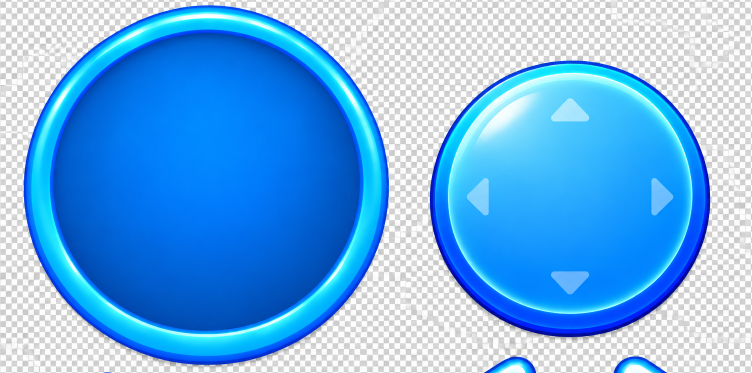
#> input picture assets/images/new/controller.png, 1503 x 746 px (shown at 1/2 size)
$ python build_joystick.py
#> lines starting #> are read from the running program, lines starting #| are printed output that depends on the picture; after the words box and inside, x2 and y2 are one past the last pixel; in counts of white or black regions, pixels touching at a corner belong together
"""Cut the flight joystick out of assets/images/new/controller.png.

The drawing holds the two pieces side by side -- the ring the stick
sits in on the left, the knob with its four arrows on the right --
on a checkerboard that is PAINTED IN (the file has no alpha). Both
pieces are round, so each is cut along its own coast:

  traced    along every degree round the piece's centre, the farthest
            pixel that is still saturated paint -- the checkerboard is
            grey and white, so saturation alone tells the two apart --
            smoothed, and drawn in a pixel and a half so none of the
            checkerboard blended into the rim comes with it
  masked    an anti-aliased mask along that trace (4x supersampled,
            1.2px feather), so the rim reads round at any size
  framed    centred on a square canvas and saved as webp

Writes "joystick-base.webp" and "joystick-knob.webp" into
assets/images, the two pieces js/pages.js builds the stick from.
Run tools/build_manifest.py after it.

Needs Pillow, NumPy and SciPy.
"""

import os

import numpy as np
from PIL import Image
from scipy import ndimage

ROOT = os.path.dirname(os.path.dirname(os.path.abspath(__file__)))
SRC = os.path.join(ROOT, "assets", "images", "new", "controller.png")
OUT = os.path.join(ROOT, "assets", "images")

# (name, centre x, centre y, rough radius, output px) -- read off the
# drawing: the centres are the middle of each piece's painted box
PIECES = [
    ("joystick-base", 412.0, 369.5, 361, 640),
    ("joystick-knob", 1140.0, 397.0, 278, 480),
]

SOLID = 0.55     # saturation above which a pixel is paint
INSET = 1.5      # px the cut is drawn in from the traced coast
FEATHER = 1.2    # px of soft edge
PAD = 4          # px of clear canvas round the piece


def trace(solid, cx, cy, rguess):
    h, w = solid.shape
    rs = []
    for a in np.arange(0, 360, 1.0):
        t = np.radians(a)
        r = np.arange(rguess * .8, rguess * 1.1, .25)
        x = np.round(cx + r * np.cos(t)).astype(int)
        y = np.round(cy + r * np.sin(t)).astype(int)
        ok = (x >= 0) & (x < w) & (y >= 0) & (y < h)
        hit = np.zeros_like(r, bool)
        hit[ok] = solid[y[ok], x[ok]]
        rs.append(r[hit].max() if hit.any() else rguess)
    rs = ndimage.median_filter(np.array(rs), 9, mode="wrap")
    return ndimage.uniform_filter1d(rs, 7, mode="wrap") - INSET


def cut(img, solid, name, cx, cy, rguess, size):
    h, w = solid.shape
    rs = trace(solid, cx, cy, rguess)

    R = rs.max() + INSET + PAD
    L, T = int(np.floor(cx - R)), int(np.floor(cy - R))
    S = int(np.ceil(2 * R)) + 1
    crop = np.zeros((S, S, 3), np.float32)
    sx0, sy0 = max(0, L), max(0, T)
    sx1, sy1 = min(w, L + S), min(h, T + S)
    crop[sy0 - T:sy1 - T, sx0 - L:sx1 - L] = img[sy0:sy1, sx0:sx1]

    ss = 4
    yy, xx = np.mgrid[0:S * ss, 0:S * ss].astype(np.float32)
    px = (xx + .5) / ss + L - .5 - cx
    py = (yy + .5) / ss + T - .5 - cy
    ang = np.degrees(np.arctan2(py, px)) % 360
    i0 = np.floor(ang).astype(int) % 360
    f = ang - np.floor(ang)
    edge = rs[i0] * (1 - f) + rs[(i0 + 1) % 360] * f
    m = np.clip((edge - np.hypot(px, py)) / FEATHER + .5, 0, 1)
    m = m.reshape(S, ss, S, ss).mean((1, 3))

    rgba = np.dstack([crop, m * 255]).clip(0, 255).astype(np.uint8)
    out = Image.fromarray(rgba).resize((size, size), Image.LANCZOS)
    path = os.path.join(OUT, name + ".webp")
    out.save(path, "WEBP", quality=90, method=6)
    print("%-14s r %.1f-%.1f px  ->  %s" % (name, rs.min(), rs.max(),
                                           os.path.relpath(path, ROOT)))


def main():
    img = np.asarray(Image.open(SRC).convert("RGB")).astype(np.float32)
    mx, mn = img.max(2), img.min(2)
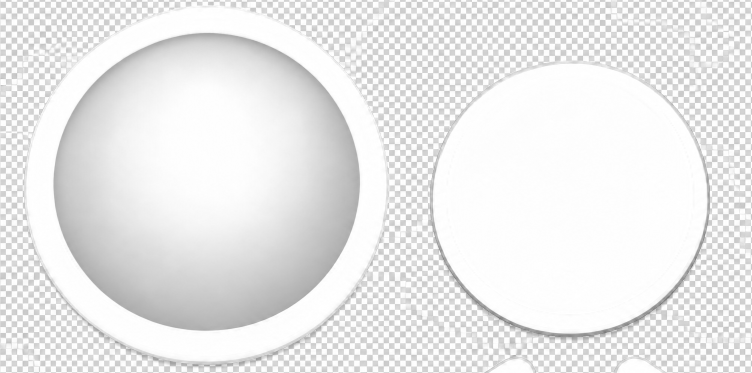
#> mx: shape (746, 1503) float32 (shown at 1/2 size); min 90, max 255, mean 234.3
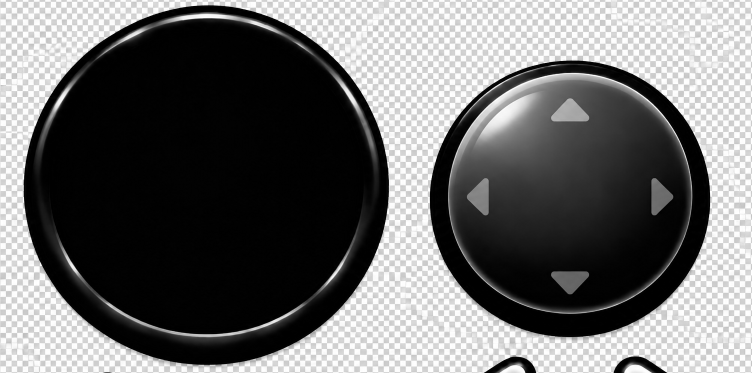
#> mn: shape (746, 1503) float32 (shown at 1/2 size); min 0, max 255, mean 107.1
    solid = (mx - mn) / np.maximum(mx, 1) > SOLID
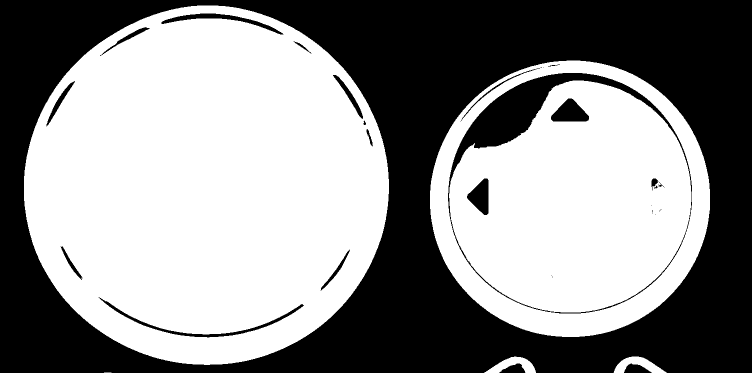
#> solid: shape (746, 1503) bool (shown at 1/2 size); 55.7% white; 33 black regions (12 under 20 px), largest, box (x1, y1, x2, y2) and area: (0, 0, 1503, 746) 462771, (896, 146, 1384, 627) 19721, (197, 594, 608, 675) 2427
    for name, cx, cy, r, size in PIECES:
        cut(img, solid, name, cx, cy, r, size)
#> this loop made 2 passes
#> (R in cut, L in cut, T in cut, S in cut, sx0 in cut, sy0 in cut, sx1 in cut, sy1 in cut) on passes 1 to 2: (369.6, 42, -1, 741, 42, 0, 783, 740), (284.8, 855, 112, 571, 855, 112, 1426, 683)
#| joystick-base  r 352.9-364.1 px  ->  assets/images/joystick-base.webp
#| joystick-knob  r 274.1-279.3 px  ->  assets/images/joystick-knob.webp
#> pass 1, in cut, `yy, xx = np.mgrid[0:S * ss, 0:S * ss].astype(np.float32)`:
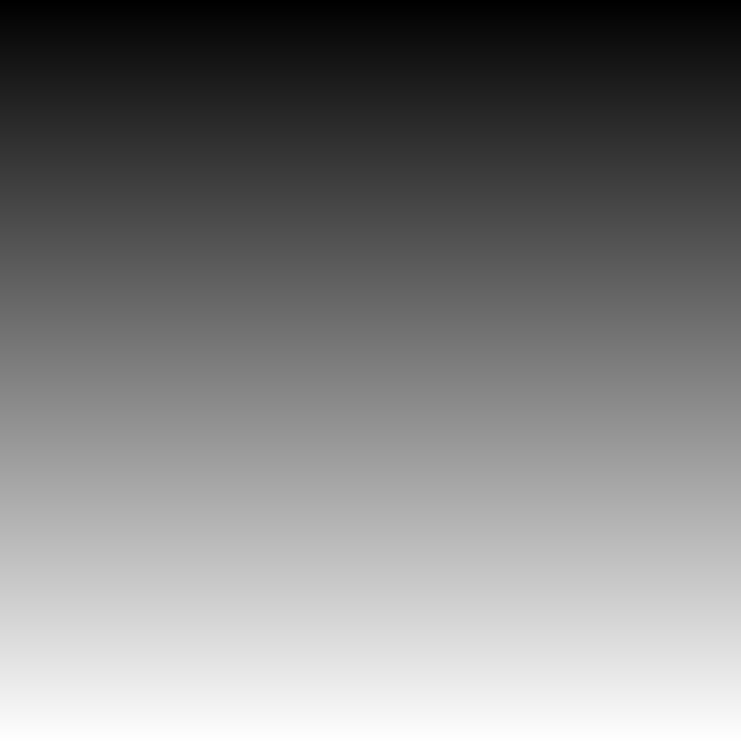
#> yy: shape (2964, 2964) float32 (shown at 1/4 size); min 0, max 2963, mean 1481.5; drawn with min black and max white
#> pass 1, in cut, `yy, xx = np.mgrid[0:S * ss, 0:S * ss].astype(np.float32)`:
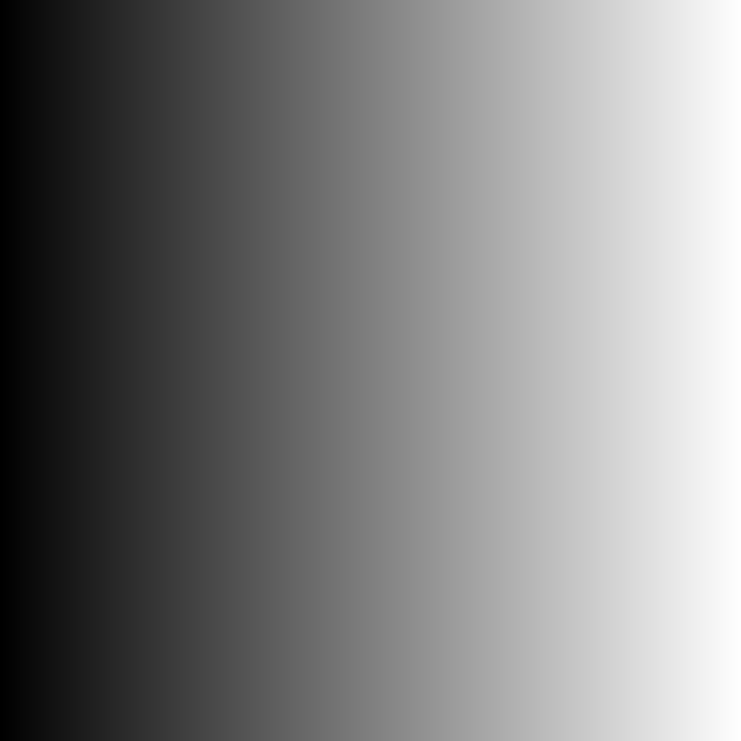
#> xx: shape (2964, 2964) float32 (shown at 1/4 size); min 0, max 2963, mean 1481.5; drawn with min black and max white


if __name__ == "__main__":
    main()

$ run again, with assets/images/new/Perlelogram in Angleview.png copied over assets/images/new/controller.png
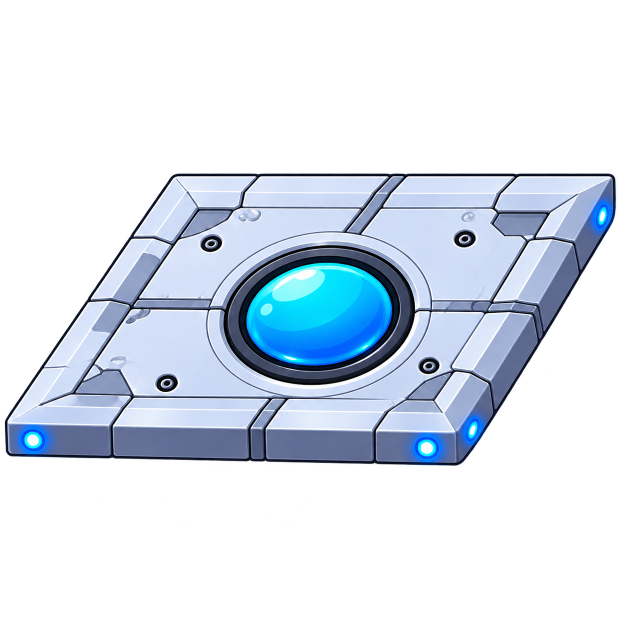
#> input picture assets/images/new/Perlelogram in Angleview.png, 1254 x 1254 px (shown at 1/2 size)
#> in main, `mx, mn = img.max(2), img.min(2)`:
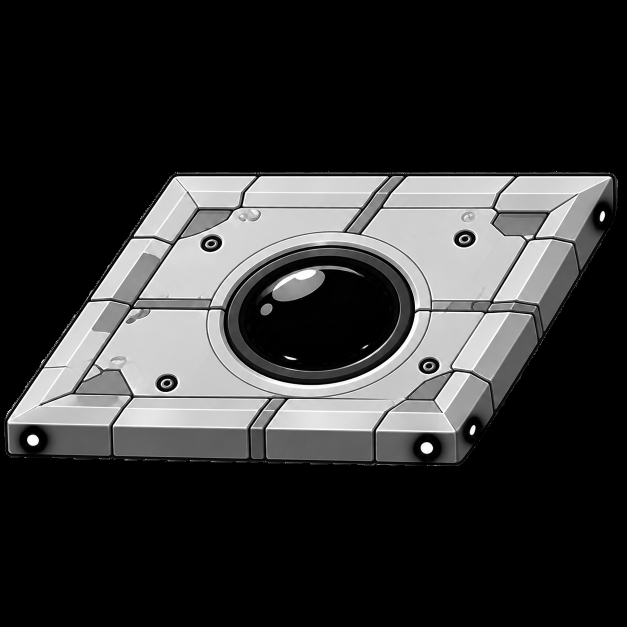
#> mn: shape (1254, 1254) float32 (shown at 1/2 size); min 0, max 255, mean 51
#> in main, `solid = (mx - mn) / np.maximum(mx, 1) > SOLID`:
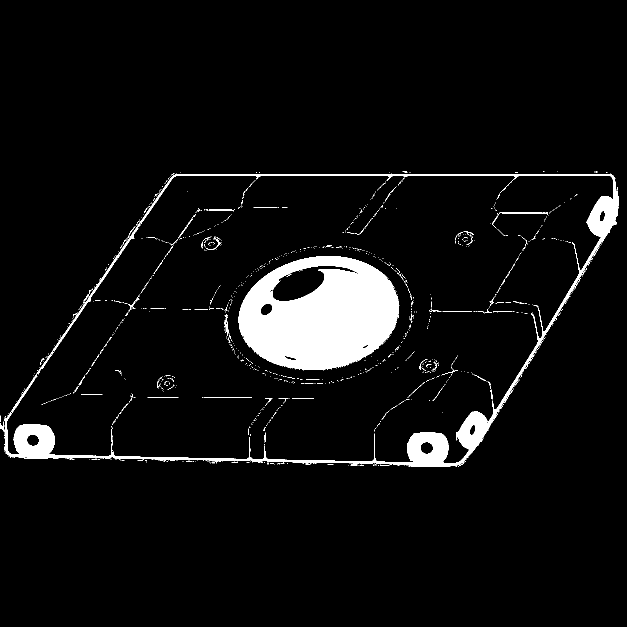
#> solid: shape (1254, 1254) bool (shown at 1/2 size); 5.4% white; 1194 white regions (1133 under 20 px), largest, box (x1, y1, x2, y2) and area: (477, 512, 798, 741) 50921, (8, 348, 1238, 934) 28682, (998, 425, 1096, 430) 194
#> the loop in main, `for name, cx, cy, r, size in PIECES:` made 2 passes
#> (R in cut, L in cut, T in cut, S in cut, sx0 in cut, sy0 in cut, sx1 in cut, sy1 in cut) on passes 1 to 2: (401.1, 10, -32, 804, 10, 0, 814, 772), (283.5, 856, 113, 568, 856, 113, 1254, 681)
#> (printed output is left out)
